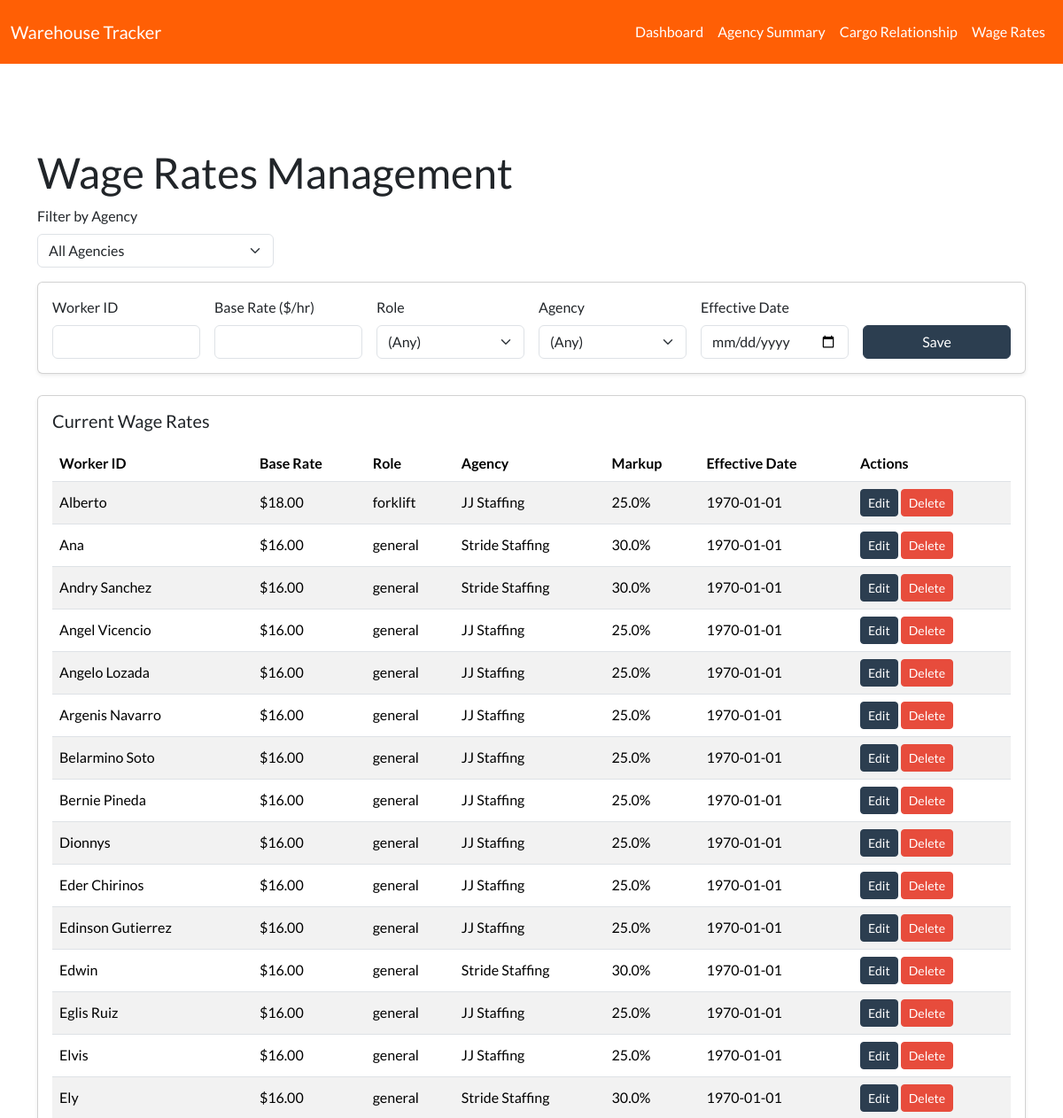
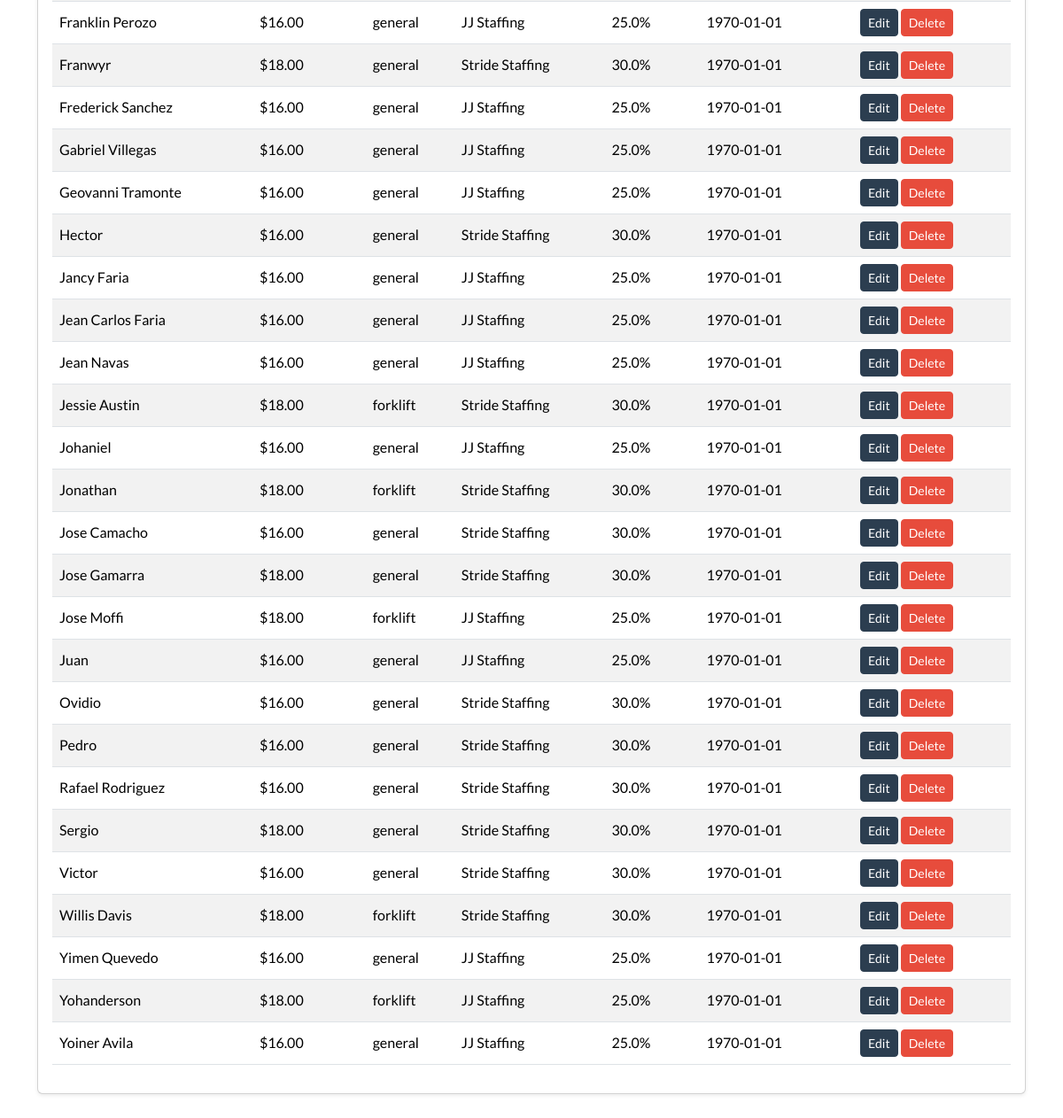
The page /wage_rates on the database its author committed (2 pictures, top to bottom).
### app/models.py (models this page shows, shortened)
class WageRate(db.Model):
    __tablename__ = 'wage_rate'
    id = db.Column(db.Integer, primary_key=True)
    worker_id = db.Column(db.String(64), nullable=False, index=True)
    base_rate = db.Column(db.Float, nullable=False)  # e.g., 16 or 18
    role = db.Column(db.String(64), nullable=True)   # e.g., 'general', 'forklift'
    agency = db.Column(db.String(128), nullable=True)
    markup = db.Column(db.Float, nullable=True)      # e.g., 0.25 for 25%
    effective_date = db.Column(db.Date, nullable=False)  # Now required

### app/routes/dashboard.py (the view, shortened to what this page needs)
@dashboard_bp.route('/wage_rates', methods=['GET', 'POST'])
def wage_rates():
    from ..models import WageRate, TimesheetEntry
    agency_filter = request.args.get('agency', '')
    worker_agency = {}
    all_entries = TimesheetEntry.query.all()
    for e in all_entries:
        if e.worker_id not in worker_agency:
            worker_agency[e.worker_id] = e.agency
    filtered_workers = [w for w, a in worker_agency.items() if not agency_filter or (a == agency_filter)]
    query = WageRate.query
    if agency_filter:
        query = query.filter(WageRate.agency == agency_filter)
    all_wage_rates = query.order_by(WageRate.worker_id, WageRate.effective_date.desc()).all()
    workers = []
    for rate in all_wage_rates:
        workers.append({
            'id': rate.id,
            'worker_id': rate.worker_id,
            'base_rate': rate.base_rate,
            'role': rate.role,
            'agency': rate.agency,
            'markup': rate.markup,
            'effective_date': rate.effective_date.strftime('%Y-%m-%d') if rate.effective_date else ''
        })
    agencies = sorted(set(a for a in worker_agency.values() if a))
    return render_template('wage_rates.html', workers=workers, agencies=agencies, agency_filter=agency_filter)

### app/templates/wage_rates.html (shortened to what this page needs)
{% extends "layout.html" %}
{% block content %}
<h1>Wage Rates Management</h1>
<div class="mb-3">
  <form method="get" class="row g-3 align-items-end">
    <div class="col-md-3">
      <label class="form-label">Filter by Agency</label>
      <select name="agency" class="form-select" onchange="this.form.submit()">
        <option value="">All Agencies</option>
      </select>
    </div>
  </form>
</div>
<div class="card mb-4">
  <div class="card-body">
    <form method="post" class="row g-3 align-items-end">
      <div class="col-md-2">
        <label class="form-label">Worker ID</label>
        <input name="worker_id" class="form-control" required />
      </div>
      <div class="col-md-2">
        <label class="form-label">Base Rate ($/hr)</label>
        <input name="base_rate" type="number" step="0.01" class="form-control" required />
      </div>
      <div class="col-md-2">
        <label class="form-label">Role</label>
        <select name="role" class="form-select">
          <option value="">(Any)</option>
        </select>
      </div>
      <div class="col-md-2">
        <label class="form-label">Agency</label>
        <select name="agency" class="form-select">
          <option value="">(Any)</option>
        </select>
      </div>
      <div class="col-md-2">
        <label class="form-label">Effective Date</label>
        <input name="effective_date" type="date" class="form-control" required />
      </div>
      <div class="col-md-2 d-flex align-items-end">
        <button class="btn btn-primary w-100">Save</button>
      </div>
    </form>
  </div>
</div>
<div class="card">
  <div class="card-body">
    <h5 class="card-title">Current Wage Rates</h5>
    <div class="table-responsive">
      <table class="table table-hover table-striped align-middle">
        <thead>
          <tr>
            <th>Worker ID</th>
            <th>Base Rate</th>
            <th>Role</th>
            <th>Agency</th>
            <th>Markup</th>
            <th>Effective Date</th>
            <th>Actions</th>
          </tr>
        </thead>
        <tbody>
          {% for w in workers %}
          <tr>
            <td>{{ w.worker_id }}</td>
            <td>{% if w.base_rate %}${{ '%.2f'|format(w.base_rate) }}{% endif %}</td>
            <td>{{ w.role or '' }}</td>
            <td>{{ w.agency or '' }}</td>
            <td>{% if w.markup %}{{ (w.markup * 100)|round(1) }}%{% endif %}</td>
            <td>{{ w.effective_date or '' }}</td>
            <td>
              <a href="{{ url_for('dashboard.edit_wage_rate', wage_rate_id=w.id) }}" class="btn btn-sm btn-primary">Edit</a>
              <form method="post" action="{{ url_for('dashboard.delete_wage_rate', wage_rate_id=w.id) }}" style="display:inline;">
                <button type="submit" class="btn btn-sm btn-danger" onclick="return confirm('Are you sure you want to delete this wage rate?');">Delete</button>
              </form>
            </td>
          </tr>
          {% endfor %}
        </tbody>
      </table>
    </div>
  </div>
</div>
{% endblock %}

### app/templates/layout.html (shortened to what this page needs)
<!DOCTYPE html>
<html lang="en">
<head>
  <link
    rel="stylesheet"
    href="https://cdn.jsdelivr.net/npm/bootswatch@5.3.0/dist/flatly/bootstrap.min.css"
  >
  <link
    rel="stylesheet"
    href="{{ url_for('static', filename='css/custom.css') }}"
  >
</head>
<body>
  <nav class="navbar navbar-expand-lg" style="background-color: #FF5F05;">
    <div class="container-fluid">
      <a class="navbar-brand text-white" href="{{ url_for('dashboard.dashboard') }}">
        Warehouse Tracker
      </a>
      <div class="collapse navbar-collapse" id="navbarNav">
        <ul class="navbar-nav ms-auto">
          <li class="nav-item">
            <a class="nav-link text-white" href="{{ url_for('dashboard.dashboard') }}">Dashboard</a>
          </li>
          <li class="nav-item">
            <a class="nav-link text-white" href="{{ url_for('agency_summary.agency_summary') }}">
              Agency Summary
            </a>
          </li>
          <li class="nav-item">
            <a class="nav-link text-white" href="{{ url_for('cargo.cargo_relationship') }}">Cargo Relationship</a>
          </li>
          <li class="nav-item">
            <a class="nav-link text-white" href="{{ url_for('dashboard.wage_rates') }}">Wage Rates</a>
          </li>
        </ul>
      </div>
    </div>
  </nav>
  <div style="padding-top:70px"></div>
  <div class="container py-4">
    {% block content %}{% endblock %}
  </div>
</body>
</html>

### app/static/css/custom.css (style rules this page uses)
.table-responsive { overflow-x: auto; }
.card { margin-bottom: 1.5rem; box-shadow: 0 0.125rem 0.25rem rgba(0, 0, 0, 0.075); }
.card-title { font-weight: 500; margin-bottom: 1rem; }
tr:has(td:nth-child(5):not(:empty)) { background-color: rgba(255, 193, 7, 0.2) !important; }

### rows shown on the page
WageRate: worker_id "Alberto", base_rate "18.00", role "forklift", agency "JJ Staffing", (w.markup*100)|round(1) "25.0", effective_date "1970-01-01"
WageRate: worker_id "Ana", base_rate "16.00", role "general", agency "Stride Staffing", (w.markup*100)|round(1) "30.0", effective_date "1970-01-01"
WageRate: worker_id "Andry Sanchez", base_rate "16.00", role "general", agency "Stride Staffing", (w.markup*100)|round(1) "30.0", effective_date "1970-01-01"
WageRate: worker_id "Angel Vicencio", base_rate "16.00", role "general", agency "JJ Staffing", (w.markup*100)|round(1) "25.0", effective_date "1970-01-01"
WageRate: worker_id "Angelo Lozada", base_rate "16.00", role "general", agency "JJ Staffing", (w.markup*100)|round(1) "25.0", effective_date "1970-01-01"
WageRate: worker_id "Argenis Navarro", base_rate "16.00", role "general", agency "JJ Staffing", (w.markup*100)|round(1) "25.0", effective_date "1970-01-01"
WageRate: worker_id "Belarmino Soto", base_rate "16.00", role "general", agency "JJ Staffing", (w.markup*100)|round(1) "25.0", effective_date "1970-01-01"
WageRate: worker_id "Bernie Pineda", base_rate "16.00", role "general", agency "JJ Staffing", (w.markup*100)|round(1) "25.0", effective_date "1970-01-01"
WageRate: worker_id "Dionnys", base_rate "16.00", role "general", agency "JJ Staffing", (w.markup*100)|round(1) "25.0", effective_date "1970-01-01"
WageRate: worker_id "Eder Chirinos", base_rate "16.00", role "general", agency "JJ Staffing", (w.markup*100)|round(1) "25.0", effective_date "1970-01-01"
WageRate: worker_id "Edinson Gutierrez", base_rate "16.00", role "general", agency "JJ Staffing", (w.markup*100)|round(1) "25.0", effective_date "1970-01-01"
WageRate: worker_id "Edwin", base_rate "16.00", role "general", agency "Stride Staffing", (w.markup*100)|round(1) "30.0", effective_date "1970-01-01"
WageRate: worker_id "Eglis Ruiz", base_rate "16.00", role "general", agency "JJ Staffing", (w.markup*100)|round(1) "25.0", effective_date "1970-01-01"
WageRate: worker_id "Elvis", base_rate "16.00", role "general", agency "JJ Staffing", (w.markup*100)|round(1) "25.0", effective_date "1970-01-01"
WageRate: worker_id "Ely", base_rate "16.00", role "general", agency "Stride Staffing", (w.markup*100)|round(1) "30.0", effective_date "1970-01-01"
WageRate: worker_id "Franklin Perozo", base_rate "16.00", role "general", agency "JJ Staffing", (w.markup*100)|round(1) "25.0", effective_date "1970-01-01"
WageRate: worker_id "Franwyr", base_rate "18.00", role "general", agency "Stride Staffing", (w.markup*100)|round(1) "30.0", effective_date "1970-01-01"
WageRate: worker_id "Frederick Sanchez", base_rate "16.00", role "general", agency "JJ Staffing", (w.markup*100)|round(1) "25.0", effective_date "1970-01-01"
WageRate: worker_id "Gabriel Villegas", base_rate "16.00", role "general", agency "JJ Staffing", (w.markup*100)|round(1) "25.0", effective_date "1970-01-01"
WageRate: worker_id "Geovanni Tramonte", base_rate "16.00", role "general", agency "JJ Staffing", (w.markup*100)|round(1) "25.0", effective_date "1970-01-01"
WageRate: worker_id "Hector", base_rate "16.00", role "general", agency "Stride Staffing", (w.markup*100)|round(1) "30.0", effective_date "1970-01-01"
WageRate: worker_id "Jancy Faria", base_rate "16.00", role "general", agency "JJ Staffing", (w.markup*100)|round(1) "25.0", effective_date "1970-01-01"
WageRate: worker_id "Jean Carlos Faria", base_rate "16.00", role "general", agency "JJ Staffing", (w.markup*100)|round(1) "25.0", effective_date "1970-01-01"
WageRate: worker_id "Jean Navas", base_rate "16.00", role "general", agency "JJ Staffing", (w.markup*100)|round(1) "25.0", effective_date "1970-01-01"
WageRate: worker_id "Jessie Austin", base_rate "18.00", role "forklift", agency "Stride Staffing", (w.markup*100)|round(1) "30.0", effective_date "1970-01-01"
WageRate: worker_id "Johaniel", base_rate "16.00", role "general", agency "JJ Staffing", (w.markup*100)|round(1) "25.0", effective_date "1970-01-01"
WageRate: worker_id "Jonathan", base_rate "18.00", role "forklift", agency "Stride Staffing", (w.markup*100)|round(1) "30.0", effective_date "1970-01-01"
WageRate: worker_id "Jose Camacho", base_rate "16.00", role "general", agency "Stride Staffing", (w.markup*100)|round(1) "30.0", effective_date "1970-01-01"
WageRate: worker_id "Jose Gamarra", base_rate "18.00", role "general", agency "Stride Staffing", (w.markup*100)|round(1) "30.0", effective_date "1970-01-01"
WageRate: worker_id "Jose Moffi", base_rate "18.00", role "forklift", agency "JJ Staffing", (w.markup*100)|round(1) "25.0", effective_date "1970-01-01"
WageRate: worker_id "Juan", base_rate "16.00", role "general", agency "JJ Staffing", (w.markup*100)|round(1) "25.0", effective_date "1970-01-01"
WageRate: worker_id "Ovidio", base_rate "16.00", role "general", agency "Stride Staffing", (w.markup*100)|round(1) "30.0", effective_date "1970-01-01"
WageRate: worker_id "Pedro", base_rate "16.00", role "general", agency "Stride Staffing", (w.markup*100)|round(1) "30.0", effective_date "1970-01-01"
WageRate: worker_id "Rafael Rodriguez", base_rate "16.00", role "general", agency "Stride Staffing", (w.markup*100)|round(1) "30.0", effective_date "1970-01-01"
WageRate: worker_id "Sergio", base_rate "18.00", role "general", agency "Stride Staffing", (w.markup*100)|round(1) "30.0", effective_date "1970-01-01"
WageRate: worker_id "Victor", base_rate "16.00", role "general", agency "Stride Staffing", (w.markup*100)|round(1) "30.0", effective_date "1970-01-01"
WageRate: worker_id "Willis Davis", base_rate "18.00", role "forklift", agency "Stride Staffing", (w.markup*100)|round(1) "30.0", effective_date "1970-01-01"
WageRate: worker_id "Yimen Quevedo", base_rate "16.00", role "general", agency "JJ Staffing", (w.markup*100)|round(1) "25.0", effective_date "1970-01-01"
WageRate: worker_id "Yohanderson", base_rate "18.00", role "forklift", agency "JJ Staffing", (w.markup*100)|round(1) "25.0", effective_date "1970-01-01"
WageRate: worker_id "Yoiner Avila", base_rate "16.00", role "general", agency "JJ Staffing", (w.markup*100)|round(1) "25.0", effective_date "1970-01-01"
